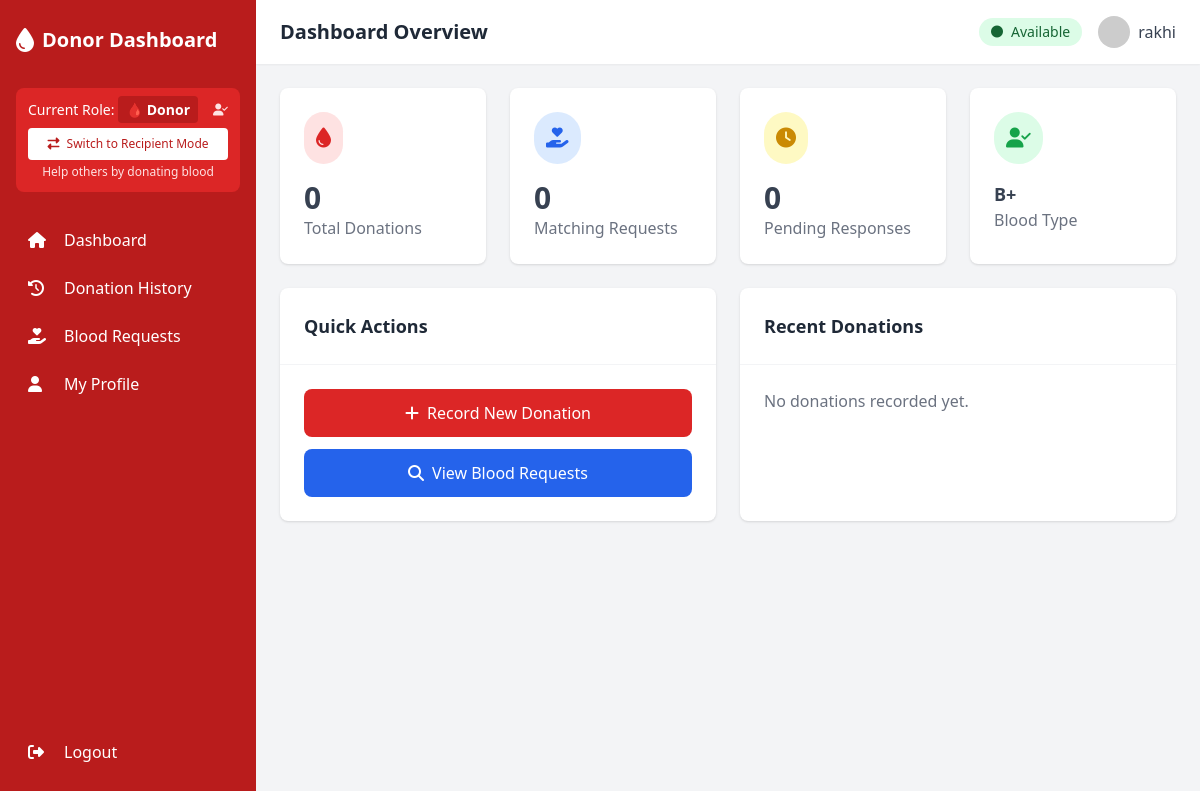
The page /donor-dashboard (signed in) on the database its author committed.
### app.py (models this page shows)
class Donor(db.Model):
    id = db.Column(db.Integer, primary_key=True)
    name = db.Column(db.String(100), nullable=False)
    email = db.Column(db.String(100), unique=True, nullable=False)
    password = db.Column(db.String(200), nullable=False)
    age = db.Column(db.Integer, nullable=False)
    gender = db.Column(db.String(10), nullable=False)
    blood_group = db.Column(db.String(5), nullable=False)
    location = db.Column(db.String(200), nullable=False)
    contact = db.Column(db.String(20), nullable=False)
    availability = db.Column(db.Boolean, default=True)

### app.py (the view)
@app.route('/donor-dashboard')
def donor_dashboard():
    if session.get('role') != 'donor':
        return redirect('/')
    donor = Donor.query.get(session['user_id'])
    if not donor:
        return redirect('/logout')
    donation_history = DonationHistory.query.filter_by(donor_id=donor.id).order_by(DonationHistory.donation_date.desc()).all()
    compatible_requests = BloodRequest.query.filter_by(
        blood_group_needed=donor.blood_group,
        status='Active'
    ).order_by(BloodRequest.needed_by_date.asc()).all()
    donor_responses = DonationResponse.query.filter_by(donor_id=donor.id).order_by(DonationResponse.response_date.desc()).all()
    total_donations = len(donation_history)
    pending_responses = len([r for r in donor_responses if r.status == 'Pending'])
    return render_template('donor_dashboard.html',
                         donor=donor,
                         donation_history=donation_history,
                         compatible_requests=compatible_requests,
                         donor_responses=donor_responses,
                         total_donations=total_donations,
                         pending_responses=pending_responses)

### templates/donor_dashboard.html (shortened to what this page needs)
<!DOCTYPE html>
<html lang="en">
  <head>
    <script src="https://cdn.tailwindcss.com"></script>
    <link
      rel="stylesheet"
      href="https://cdnjs.cloudflare.com/ajax/libs/font-awesome/6.4.0/css/all.min.css"
    />
  </head>
  <body class="bg-gray-100">
    <div class="min-h-screen flex">
      <div class="bg-red-700 text-white w-64 py-6 px-4 flex flex-col">
        <div class="flex items-center mb-8">
          <i class="fas fa-droplet text-2xl mr-2"></i>
          <h1 class="text-xl font-bold">Donor Dashboard</h1>
        </div>
        <div class="mb-6 p-3 bg-red-600 rounded-lg">
          <div class="flex items-center justify-between mb-2">
            <p class="text-sm">
              Current Role:
              <span
                class="font-semibold text-white bg-red-700 px-2 py-1 rounded"
                >🩸 Donor</span
              >
            </p>
            <div class="text-xs text-red-100">
              <i class="fas fa-user-check"></i>
            </div>
          </div>
          <form method="POST" action="/switch-role" class="inline w-full">
            <button
              type="submit"
              class="w-full text-xs bg-white text-red-700 px-3 py-2 rounded hover:bg-gray-100 transition-colors font-medium"
              title="Switch to recipient mode to request blood when needed"
            >
              <i class="fas fa-exchange-alt mr-1"></i> Switch to Recipient Mode
            </button>
          </form>
          <p class="text-xs text-red-100 mt-1 text-center">
            Help others by donating blood
          </p>
        </div>
        <nav class="flex-1">
          <a
            href="#dashboard-section"
            class="flex items-center space-x-3 p-3 rounded hover:bg-red-600 transition-colors"
            onclick="showSection('dashboard-section')"
          >
            <i class="fas fa-home w-6"></i>
            <span>Dashboard</span>
          </a>
          <a
            href="#donations-section"
            class="flex items-center space-x-3 p-3 rounded hover:bg-red-600 transition-colors"
            onclick="showSection('donations-section')"
          >
            <i class="fas fa-history w-6"></i>
            <span>Donation History</span>
          </a>
          <a
            href="#requests-section"
            class="flex items-center space-x-3 p-3 rounded hover:bg-red-600 transition-colors"
            onclick="showSection('requests-section')"
          >
            <i class="fas fa-hand-holding-heart w-6"></i>
            <span>Blood Requests</span>
          </a>
          <a
            href="#profile-section"
            class="flex items-center space-x-3 p-3 rounded hover:bg-red-600 transition-colors"
            onclick="showSection('profile-section')"
          >
            <i class="fas fa-user w-6"></i>
            <span>My Profile</span>
          </a>
        </nav>
        <div class="pt-6">
          <a
            href="/logout"
            class="flex items-center space-x-3 p-3 rounded hover:bg-red-600 transition-colors"
          >
            <i class="fas fa-sign-out-alt w-6"></i>
            <span>Logout</span>
          </a>
        </div>
      </div>
      <div class="flex-1">
        <header class="bg-white shadow-sm">
          <div class="flex items-center justify-between px-6 py-4">
            <h2 class="text-xl font-semibold text-gray-800" id="page-title">
              Dashboard Overview
            </h2>
            <div class="flex items-center space-x-4">
              <form method="POST" action="/toggle-availability" class="inline">
                <button
                  type="submit"
                  class="flex items-center space-x-2 px-3 py-1 rounded-full {{ 'bg-green-100 text-green-800' if donor.availability else 'bg-red-100 text-red-800' }}"
                >
                  <i class="fas fa-circle text-xs"></i>
                  <span class="text-sm font-medium"
                    >{{ 'Available' if donor.availability else 'Unavailable'
                    }}</span
                  >
                </button>
              </form>
              <div class="flex items-center space-x-2">
                <img
                  src="https://ui-avatars.com/api/?name={{ donor.name }}&background=random"
                  alt="{{ donor.name }}"
                  class="w-8 h-8 rounded-full"
                />
                <span class="text-gray-700">{{ donor.name }}</span>
              </div>
            </div>
          </div>
        </header>
        <main class="p-6">
          <div id="dashboard-section" class="section">
            <div
              class="grid grid-cols-1 md:grid-cols-2 lg:grid-cols-4 gap-6 mb-6"
            >
              <div class="bg-white rounded-lg shadow p-6">
                <div class="flex items-center justify-between mb-4">
                  <div class="bg-red-100 rounded-full p-3">
                    <i class="fas fa-tint text-red-600 text-xl"></i>
                  </div>
                </div>
                <h3 class="text-3xl font-bold text-gray-700">
                  {{ total_donations }}
                </h3>
                <p class="text-gray-500">Total Donations</p>
              </div>
              <div class="bg-white rounded-lg shadow p-6">
                <div class="flex items-center justify-between mb-4">
                  <div class="bg-blue-100 rounded-full p-3">
                    <i
                      class="fas fa-hand-holding-heart text-blue-600 text-xl"
                    ></i>
                  </div>
                </div>
                <h3 class="text-3xl font-bold text-gray-700">
                  {{ compatible_requests|length }}
                </h3>
                <p class="text-gray-500">Matching Requests</p>
              </div>
              <div class="bg-white rounded-lg shadow p-6">
                <div class="flex items-center justify-between mb-4">
                  <div class="bg-yellow-100 rounded-full p-3">
                    <i class="fas fa-clock text-yellow-600 text-xl"></i>
                  </div>
                </div>
                <h3 class="text-3xl font-bold text-gray-700">
                  {{ pending_responses }}
                </h3>
                <p class="text-gray-500">Pending Responses</p>
              </div>
              <div class="bg-white rounded-lg shadow p-6">
                <div class="flex items-center justify-between mb-4">
                  <div
                    class="{{ 'bg-green-100' if donor.availability else 'bg-gray-100' }} rounded-full p-3"
                  >
                    <i
                      class="fas fa-user-check {{ 'text-green-600' if donor.availability else 'text-gray-600' }} text-xl"
                    ></i>
                  </div>
                </div>
                <h3 class="text-lg font-bold text-gray-700">
                  {{ donor.blood_group }}
                </h3>
                <p class="text-gray-500">Blood Type</p>
              </div>
            </div>
            <div class="grid grid-cols-1 lg:grid-cols-2 gap-6">
              <div class="bg-white rounded-lg shadow">
                <div class="p-6 border-b border-gray-100">
                  <h3 class="text-lg font-semibold text-gray-800">
                    Quick Actions
                  </h3>
                </div>
                <div class="p-6">
                  <a
                    href="/add-donation"
                    class="block w-full bg-red-600 text-white text-center py-3 px-4 rounded-lg hover:bg-red-700 transition-colors mb-3"
                  >
                    <i class="fas fa-plus mr-2"></i>Record New Donation
                  </a>
                  <a
                    href="#requests-section"
                    onclick="showSection('requests-section')"
                    class="block w-full bg-blue-600 text-white text-center py-3 px-4 rounded-lg hover:bg-blue-700 transition-colors"
                  >
                    <i class="fas fa-search mr-2"></i>View Blood Requests
                  </a>
                </div>
              </div>
              <div class="bg-white rounded-lg shadow">
                <div class="p-6 border-b border-gray-100">
                  <h3 class="text-lg font-semibold text-gray-800">
                    Recent Donations
                  </h3>
                </div>
                <div class="p-6">
                  {% if donation_history[:3] %} {% for donation in
                  donation_history[:3] %}
                  <div
                    class="flex justify-between items-center py-3 border-b last:border-b-0"
                  >
                    <div>
                      <p class="font-medium">{{ donation.blood_type }}</p>
                      <p class="text-sm text-gray-500">
                        {{ donation.donation_date.strftime('%B %d, %Y') }}
                      </p>
                    </div>
                    <div class="text-right">
                      <p class="text-sm font-medium">{{ donation.quantity }}</p>
                      <span
                        class="px-2 py-1 text-xs font-semibold {{ 'text-green-800 bg-green-100' if donation.status == 'Completed' else 'text-yellow-800 bg-yellow-100' }} rounded-full"
                      >
                        {{ donation.status }}
                      </span>
                    </div>
                  </div>
                  {% endfor %} {% else %}
                  <p class="text-gray-500">No donations recorded yet.</p>
                  {% endif %}
                </div>
              </div>
            </div>
          </div>
        </main>
      </div>
    </div>
  </body>
</html>

### rows shown on the page
Donor: availability "Available", name "rakhi", blood_group "B+"

### other values the page prints
{{ total_donations }} "0"
{{ compatible_requests|length }} "0"
{{ pending_responses }} "0"
